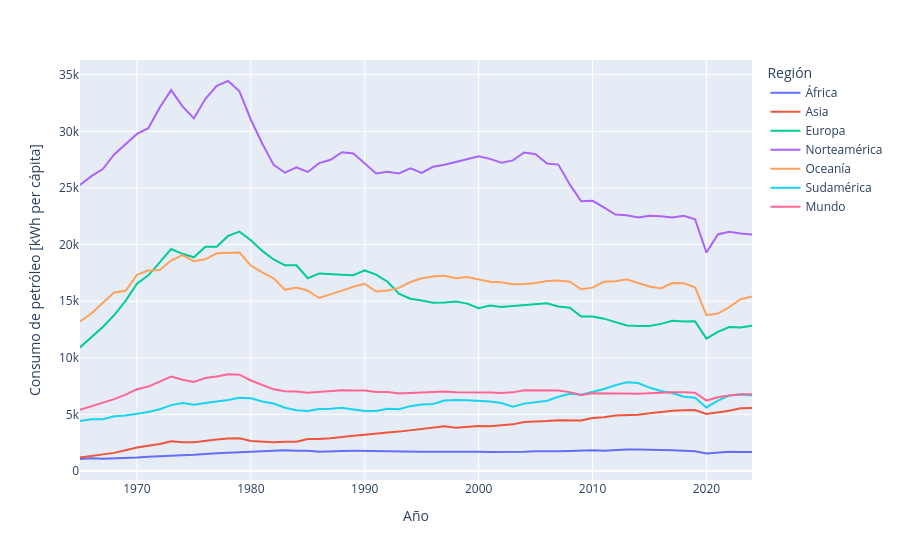

Write notebook code for a chart like this one.
### Code cell
#| label: fig-oil-percap-region
#| fig-cap: "Consumo de petróleo per cápita por región"
df = pd.read_csv('https://ourworldindata.org/grapher/per-capita-oil.csv?v=1&csvType=full&useColumnShortNames=true', storage_options={'User-Agent': 'Our World In Data data fetch/1.0'})
regiones = ['Africa', 'Asia', 'Europe', 'North America', 'Oceania', 'South America', 'World']
tr = {'Africa': 'África', 'Asia': 'Asia', 'Europe': 'Europa', 'North America': 'Norteamérica', 'Oceania': 'Oceanía', 'South America': 'Sudamérica', 'World': 'Mundo'}
df_oil = df[df['entity'].isin(regiones)].copy()
df_oil['entity'] = df_oil['entity'].replace(tr)
fig = px.line(df_oil, x='year', y='oil_per_capita__kwh', color='entity', labels={'year': 'Año', 'oil_per_capita__kwh': 'Consumo de petróleo [kWh per cápita]', 'entity': 'Región'})
fig.update_layout(hovermode='x unified')
fig.show()
